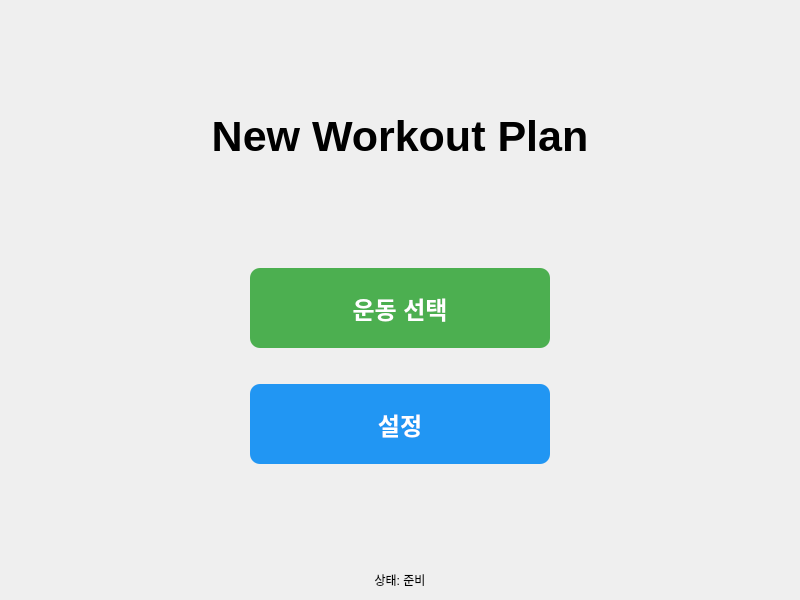
<?xml version="1.0" encoding="UTF-8"?>
<ui version="4.0">
 <class>MainMenuPage</class>
 <widget class="QWidget" name="MainMenuPage">
  <property name="geometry">
   <rect>
    <x>0</x>
    <y>0</y>
    <width>800</width>
    <height>600</height>
   </rect>
  </property>
  <property name="windowTitle">
   <string>Home Workout System</string>
  </property>
  <layout class="QVBoxLayout" name="verticalLayout_main">
   <item>
    <spacer name="verticalSpacer_top">
     <property name="orientation">
      <enum>Qt::Vertical</enum>
     </property>
     <property name="sizeHint" stdset="0">
      <size>
       <width>20</width>
       <height>100</height>
      </size>
     </property>
    </spacer>
   </item>
   <item>
    <widget class="QLabel" name="titleLabel">
     <property name="font">
      <font>
       <pointsize>32</pointsize>
       <bold>true</bold>
      </font>
     </property>
     <property name="text">
      <string>New Workout Plan</string>
     </property>
     <property name="alignment">
      <set>Qt::AlignCenter</set>
     </property>
    </widget>
   </item>
   <item>
    <spacer name="verticalSpacer_1">
     <property name="orientation">
      <enum>Qt::Vertical</enum>
     </property>
     <property name="sizeHint" stdset="0">
      <size>
       <width>20</width>
       <height>80</height>
      </size>
     </property>
    </spacer>
   </item>
   <item>
    <layout class="QHBoxLayout" name="horizontalLayout_buttons">
     <item>
      <spacer name="horizontalSpacer_left">
       <property name="orientation">
        <enum>Qt::Horizontal</enum>
       </property>
       <property name="sizeHint" stdset="0">
        <size>
         <width>40</width>
         <height>20</height>
        </size>
       </property>
      </spacer>
     </item>
     <item>
      <layout class="QVBoxLayout" name="verticalLayout_buttons">
       <item>
        <widget class="QPushButton" name="exerciseSelectButton">
         <property name="minimumSize">
          <size>
           <width>300</width>
           <height>80</height>
          </size>
         </property>
         <property name="font">
          <font>
           <pointsize>18</pointsize>
           <bold>true</bold>
          </font>
         </property>
         <property name="styleSheet">
          <string notr="true">background-color: #4CAF50; color: white; border-radius: 10px;</string>
         </property>
         <property name="text">
          <string>운동 선택</string>
         </property>
        </widget>
       </item>
       <item>
        <spacer name="verticalSpacer_2">
         <property name="orientation">
          <enum>Qt::Vertical</enum>
         </property>
         <property name="sizeHint" stdset="0">
          <size>
           <width>20</width>
           <height>30</height>
          </size>
         </property>
        </spacer>
       </item>
       <item>
        <widget class="QPushButton" name="settingsButton">
         <property name="minimumSize">
          <size>
           <width>300</width>
           <height>80</height>
          </size>
         </property>
         <property name="font">
          <font>
           <pointsize>18</pointsize>
           <bold>true</bold>
          </font>
         </property>
         <property name="styleSheet">
          <string notr="true">background-color: #2196F3; color: white; border-radius: 10px;</string>
         </property>
         <property name="text">
          <string>설정</string>
         </property>
        </widget>
       </item>
      </layout>
     </item>
     <item>
      <spacer name="horizontalSpacer_right">
       <property name="orientation">
        <enum>Qt::Horizontal</enum>
       </property>
       <property name="sizeHint" stdset="0">
        <size>
         <width>40</width>
         <height>20</height>
        </size>
       </property>
      </spacer>
     </item>
    </layout>
   </item>
   <item>
    <spacer name="verticalSpacer_bottom">
     <property name="orientation">
      <enum>Qt::Vertical</enum>
     </property>
     <property name="sizeHint" stdset="0">
      <size>
       <width>20</width>
       <height>100</height>
      </size>
     </property>
    </spacer>
   </item>
   <item>
    <widget class="QLabel" name="statusLabel">
     <property name="text">
      <string>상태: 준비</string>
     </property>
     <property name="alignment">
      <set>Qt::AlignCenter</set>
     </property>
    </widget>
   </item>
  </layout>
 </widget>
 <resources/>
 <connections/>
</ui>
